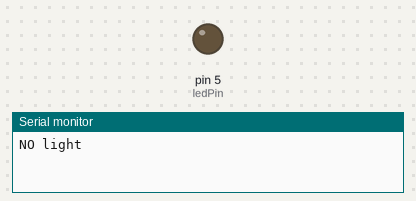
Bench run of a sketch on a simulated Arduino Uno, built with avr-gcc and run on an emulated ATmega328P. On the bench: output pins drawn as LEDs (lit = HIGH), the last lines printed to the serial monitor.

Above: at 0.05 s.
At 4.0 s:
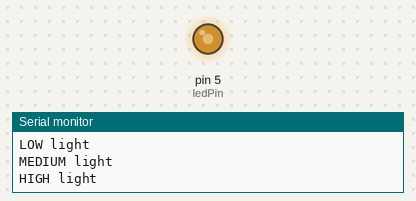
Timing chart, 0 to 5.2 s (numbered marks = the images above):
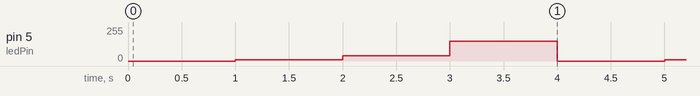

Measured:
- by itself, pin 5 (ledPin): repeats every 4.0 s: 40/255 1.0 s, 150/255 1.0 s, 0/255 1.0 s, 10/255 1.0 s

The sketch:

_lighting.ino
```cpp
/******************
 * (Jan27) LED lamp [for 'level' lighting]
 * For "lighting" function,
 * plan to remotely controlled by the website/html ("button") commands，
 * (rather than controlled by some sensors' data)
 * --> following daily-life feeding logic ~
 * Line Connection: VIN -> '+'5V, GND,
 *      DIM -> light control (HIGH/LOW digital control, light level "PWM~" control).
 * Plan to have 3 basic led brightness level (low, medium. high)
 ******************/

const int ledPin = 5; //LED attaches to PWM(Pulse Width Modulation) ~5

void setup() {
  pinMode(ledPin, OUTPUT);
  Serial.begin(9600); //?
}

void loop() { // (?) just TEST 3 basic LED levels [Range 0 - 255=3*85] --> Higher "ledLevel" value, Brighter.
  int noLED = 0;
  int lowLED = 10;
  int mediumLED = 40;
  int highLED = 150; //(real test) reasonable brightness levels~
//  if(ledLevel = 0){
    analogWrite(ledPin, noLED);
    Serial.println("NO light");
    delay(1000); //finally unify for all functions~
//  }
//  if(ledLevel = 85){
    analogWrite(ledPin, lowLED);
    Serial.println("LOW light");
    delay(1000);
//  }
//  if(ledLevel = 170){
    analogWrite(ledPin, mediumLED);
    Serial.println("MEDIUM light");
    delay(1000);
//  }
//  if(ledLevel = 255){
    analogWrite(ledPin, highLED);
    Serial.println("HIGH light");
    delay(1000);
//  }
}
```
